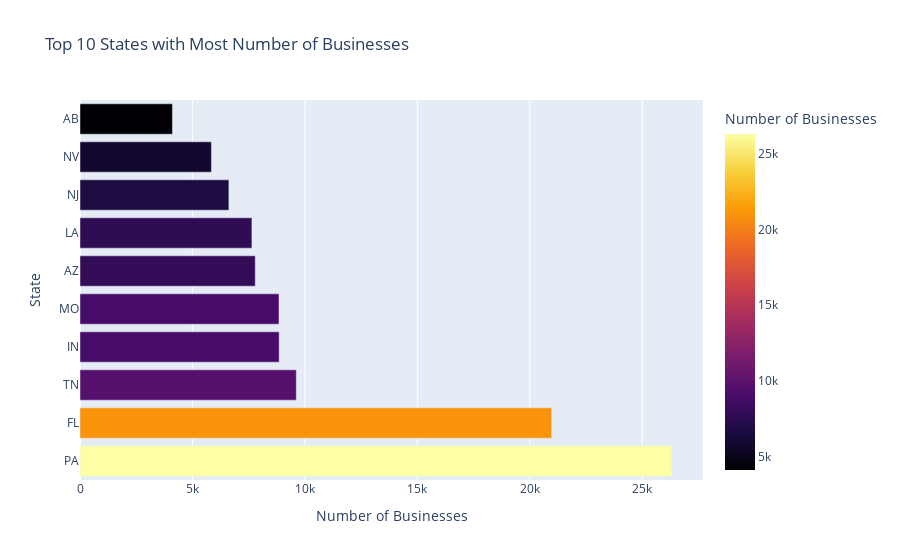

Notebook source saved alongside this figure:
### Markdown cell above
##### This code creates a horizontal bar chart using Plotly Express to display the top 10 states with the most businesses, with each bar colored based on the number of businesses in the state, using the 'inferno' color scale.

### Code cell
# Assuming business_df contains the actual data
top_states = business_df['state'].value_counts().nlargest(10).reset_index()
top_states.columns = ['state', 'count']

# Create horizontal bar chart with custom color palette
fig = px.bar(
    top_states,
    x='count',
    y='state',
    orientation='h',
    title='Top 10 States with Most Number of Businesses',
    labels={'count': 'Number of Businesses', 'state': 'State'},
    color='count',
    color_continuous_scale='inferno' 
)

fig.show()

### Figure 1 — Plotly figure (JSON) as saved in the notebook; plotly's stock layout.template omitted (floating-point values rounded to 4 significant figures)
{"data": [{"alignmentgroup": "True", "hovertemplate": "Number of Businesses=%{marker.color}<br>State=%{y}<extra></extra>", "legendgroup": "", "marker": {"color": [26317, 20974, 9619, 8856, 8848, 7793, 7644, 6620, 5844, 4111], "coloraxis": "coloraxis", "pattern": {"shape": ""}}, "name": "", "offsetgroup": "", "orientation": "h", "showlegend": false, "textposition": "auto", "type": "bar", "x": [26317, 20974, 9619, 8856, 8848, 7793, 7644, 6620, 5844, 4111], "xaxis": "x", "y": ["PA", "FL", "TN", "IN", "MO", "AZ", "LA", "NJ", "NV", "AB"], "yaxis": "y"}], "layout": {"barmode": "relative", "coloraxis": {"colorbar": {"title": {"text": "Number of Businesses"}}, "colorscale": [[0, "#000004"], [0.1111, "#1b0c41"], [0.2222, "#4a0c6b"], [0.3333, "#781c6d"], [0.4444, "#a52c60"], [0.5556, "#cf4446"], [0.6667, "#ed6925"], [0.7778, "#fb9b06"], [0.8889, "#f7d13d"], [1, "#fcffa4"]]}, "legend": {"tracegroupgap": 0}, "title": {"text": "Top 10 States with Most Number of Businesses"}, "xaxis": {"anchor": "y", "domain": [0, 1], "title": {"text": "Number of Businesses"}}, "yaxis": {"anchor": "x", "domain": [0, 1], "title": {"text": "State"}}}}
